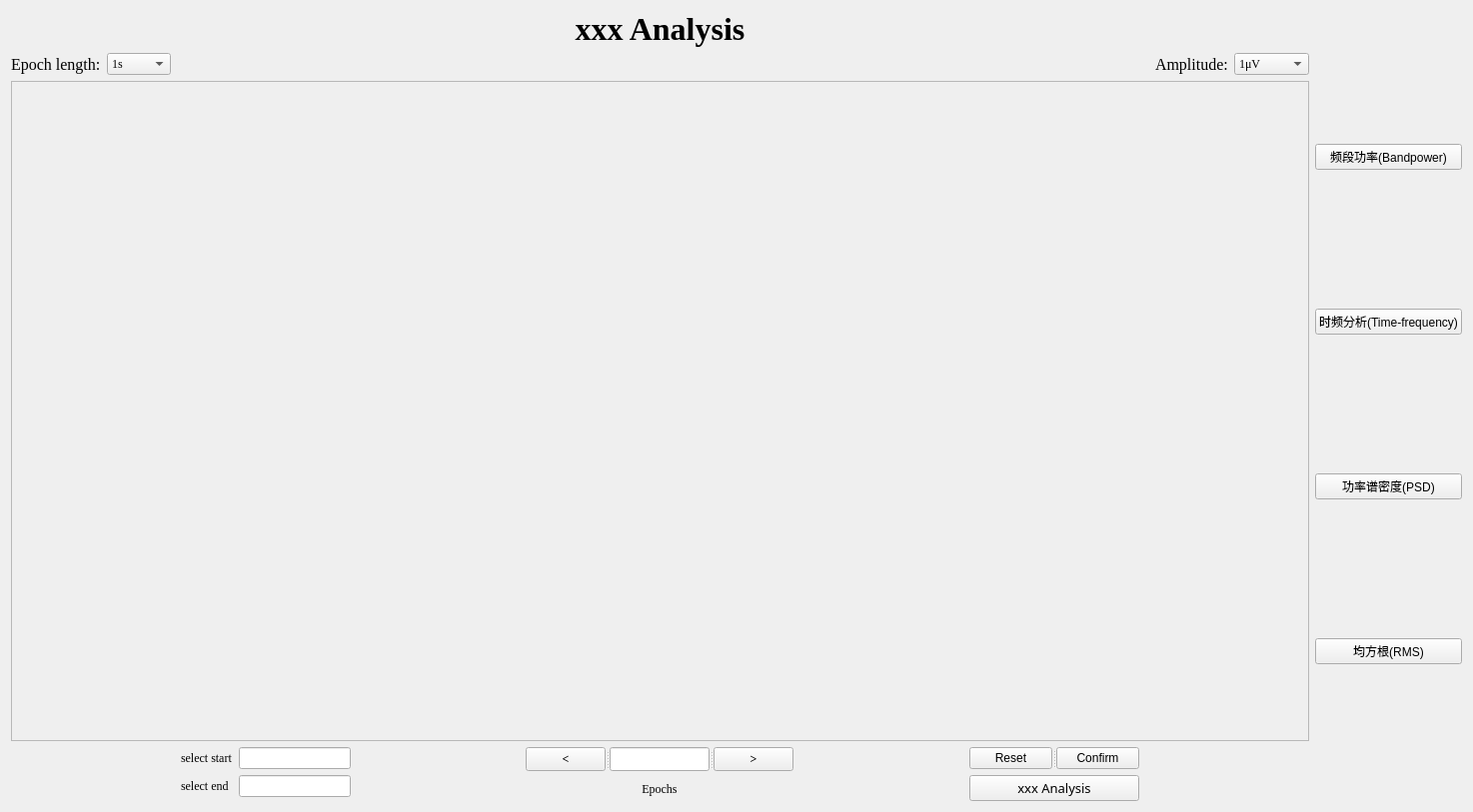
<?xml version="1.0" encoding="UTF-8"?>
<ui version="4.0">
 <class>xxx_analysis</class>
 <widget class="QWidget" name="xxx_analysis">
  <property name="geometry">
   <rect>
    <x>0</x>
    <y>0</y>
    <width>1474</width>
    <height>813</height>
   </rect>
  </property>
  <property name="windowTitle">
   <string>Form</string>
  </property>
  <layout class="QHBoxLayout" name="horizontalLayout_3">
   <item>
    <layout class="QVBoxLayout" name="verticalLayout_3">
     <item>
      <widget class="QLabel" name="label">
       <property name="font">
        <font>
         <family>Times New Roman</family>
         <pointsize>24</pointsize>
         <weight>75</weight>
         <bold>true</bold>
        </font>
       </property>
       <property name="layoutDirection">
        <enum>Qt::LeftToRight</enum>
       </property>
       <property name="text">
        <string>xxx Analysis</string>
       </property>
       <property name="alignment">
        <set>Qt::AlignCenter</set>
       </property>
      </widget>
     </item>
     <item>
      <layout class="QHBoxLayout" name="horizontalLayout_2">
       <item>
        <widget class="QLabel" name="label_1">
         <property name="font">
          <font>
           <family>Times New Roman</family>
           <pointsize>12</pointsize>
          </font>
         </property>
         <property name="text">
          <string>Epoch length:</string>
         </property>
        </widget>
       </item>
       <item>
        <widget class="QComboBox" name="comboBox_1">
         <property name="font">
          <font>
           <family>Times New Roman</family>
          </font>
         </property>
         <item>
          <property name="text">
           <string>1s</string>
          </property>
         </item>
         <item>
          <property name="text">
           <string>5s</string>
          </property>
         </item>
         <item>
          <property name="text">
           <string>30s</string>
          </property>
         </item>
         <item>
          <property name="text">
           <string>60s</string>
          </property>
         </item>
         <item>
          <property name="text">
           <string>3min</string>
          </property>
         </item>
         <item>
          <property name="text">
           <string>15min</string>
          </property>
         </item>
         <item>
          <property name="text">
           <string>60min</string>
          </property>
         </item>
         <item>
          <property name="text">
           <string>12hour</string>
          </property>
         </item>
         <item>
          <property name="text">
           <string>24hour</string>
          </property>
         </item>
        </widget>
       </item>
       <item>
        <spacer name="horizontalSpacer">
         <property name="orientation">
          <enum>Qt::Horizontal</enum>
         </property>
         <property name="sizeHint" stdset="0">
          <size>
           <width>40</width>
           <height>20</height>
          </size>
         </property>
        </spacer>
       </item>
       <item>
        <widget class="QLabel" name="label_2">
         <property name="font">
          <font>
           <family>Times New Roman</family>
           <pointsize>12</pointsize>
          </font>
         </property>
         <property name="text">
          <string>Amplitude:</string>
         </property>
        </widget>
       </item>
       <item>
        <widget class="QComboBox" name="comboBox_2">
         <property name="font">
          <font>
           <family>Times New Roman</family>
          </font>
         </property>
         <item>
          <property name="text">
           <string>1μV</string>
          </property>
         </item>
         <item>
          <property name="text">
           <string>10μV</string>
          </property>
         </item>
         <item>
          <property name="text">
           <string>50μV</string>
          </property>
         </item>
         <item>
          <property name="text">
           <string>100μV</string>
          </property>
         </item>
         <item>
          <property name="text">
           <string>200μV</string>
          </property>
         </item>
         <item>
          <property name="text">
           <string>500μV</string>
          </property>
         </item>
         <item>
          <property name="text">
           <string>1000μV</string>
          </property>
         </item>
         <item>
          <property name="text">
           <string>2000μV</string>
          </property>
         </item>
         <item>
          <property name="text">
           <string>5000μV</string>
          </property>
         </item>
        <item>
          <property name="text">
           <string>7000μV</string>
          </property>
         </item>
        <item>
          <property name="text">
           <string>10000μV</string>
          </property>
         </item>
        </widget>
       </item>
      </layout>
     </item>
     <item>
      <widget class="QScrollArea" name="scrollArea">
       <property name="widgetResizable">
        <bool>true</bool>
       </property>
       <widget class="QWidget" name="scrollAreaWidgetContents">
        <property name="geometry">
         <rect>
          <x>0</x>
          <y>0</y>
          <width>1292</width>
          <height>656</height>
         </rect>
        </property>
       </widget>
      </widget>
     </item>
     <item>
      <layout class="QHBoxLayout" name="horizontalLayout">
       <item>
        <spacer name="horizontalSpacer_2">
         <property name="orientation">
          <enum>Qt::Horizontal</enum>
         </property>
         <property name="sizeHint" stdset="0">
          <size>
           <width>40</width>
           <height>20</height>
          </size>
         </property>
        </spacer>
       </item>
       <item>
        <layout class="QFormLayout" name="formLayout">
         <item row="0" column="0">
          <widget class="QLabel" name="label_4">
           <property name="font">
            <font>
             <family>Times New Roman</family>
            </font>
           </property>
           <property name="text">
            <string>select start</string>
           </property>
          </widget>
         </item>
         <item row="0" column="1">
          <widget class="QLineEdit" name="lineEdit"/>
         </item>
         <item row="1" column="0">
          <widget class="QLabel" name="label_5">
           <property name="font">
            <font>
             <family>Times New Roman</family>
            </font>
           </property>
           <property name="text">
            <string>select end</string>
           </property>
          </widget>
         </item>
         <item row="1" column="1">
          <widget class="QLineEdit" name="lineEdit_2"/>
         </item>
        </layout>
       </item>
       <item>
        <spacer name="horizontalSpacer_3">
         <property name="orientation">
          <enum>Qt::Horizontal</enum>
         </property>
         <property name="sizeHint" stdset="0">
          <size>
           <width>40</width>
           <height>20</height>
          </size>
         </property>
        </spacer>
       </item>
       <item>
        <layout class="QVBoxLayout" name="verticalLayout">
         <item>
          <widget class="QSplitter" name="splitter">
           <property name="orientation">
            <enum>Qt::Horizontal</enum>
           </property>
           <widget class="QPushButton" name="previousButton">
            <property name="font">
             <font>
              <family>Times New Roman</family>
              <weight>75</weight>
              <bold>true</bold>
             </font>
            </property>
            <property name="text">
             <string>&lt;</string>
            </property>
           </widget>
           <widget class="QLineEdit" name="pageLineEdit">
            <property name="text">
             <string/>
            </property>
            <property name="alignment">
             <set>Qt::AlignCenter</set>
            </property>
            <property name="dragEnabled">
             <bool>false</bool>
            </property>
           </widget>
           <widget class="QPushButton" name="nextButton">
            <property name="font">
             <font>
              <family>Times New Roman</family>
              <weight>75</weight>
              <bold>true</bold>
             </font>
            </property>
            <property name="text">
             <string>&gt;</string>
            </property>
           </widget>
          </widget>
         </item>
         <item>
          <widget class="QLabel" name="label_3">
           <property name="font">
            <font>
             <family>Times New Roman</family>
            </font>
           </property>
           <property name="text">
            <string>Epochs</string>
           </property>
           <property name="alignment">
            <set>Qt::AlignCenter</set>
           </property>
          </widget>
         </item>
        </layout>
       </item>
       <item>
        <spacer name="horizontalSpacer_4">
         <property name="orientation">
          <enum>Qt::Horizontal</enum>
         </property>
         <property name="sizeHint" stdset="0">
          <size>
           <width>40</width>
           <height>20</height>
          </size>
         </property>
        </spacer>
       </item>
       <item>
        <layout class="QVBoxLayout" name="verticalLayout_2">
         <item>
          <widget class="QSplitter" name="splitter_2">
           <property name="orientation">
            <enum>Qt::Horizontal</enum>
           </property>
           <widget class="QPushButton" name="pushButton_Reject">
            <property name="text">
             <string>Reset</string>
            </property>
           </widget>
           <widget class="QPushButton" name="pushButton_Confirm">
            <property name="text">
             <string>Confirm</string>
            </property>
           </widget>
          </widget>
         </item>
         <item>
          <widget class="QPushButton" name="pushButton_1">
           <property name="font">
            <font>
             <family>微软雅黑</family>
             <pointsize>10</pointsize>
            </font>
           </property>
           <property name="text">
            <string>xxx Analysis</string>
           </property>
          </widget>
         </item>
        </layout>
       </item>
       <item>
        <spacer name="horizontalSpacer_5">
         <property name="orientation">
          <enum>Qt::Horizontal</enum>
         </property>
         <property name="sizeHint" stdset="0">
          <size>
           <width>40</width>
           <height>20</height>
          </size>
         </property>
        </spacer>
       </item>
      </layout>
     </item>
    </layout>
   </item>
   <item>
    <layout class="QVBoxLayout" name="verticalLayout_4">
     <item>
      <widget class="QPushButton" name="pushButton">
       <property name="text">
        <string>频段功率(Bandpower)</string>
       </property>
      </widget>
     </item>
     <item>
      <widget class="QPushButton" name="pushButton_2">
       <property name="text">
        <string>时频分析(Time-frequency)</string>
       </property>
      </widget>
     </item>
     <item>
      <widget class="QPushButton" name="pushButton_3">
       <property name="text">
        <string>功率谱密度(PSD)</string>
       </property>
      </widget>
     </item>
     <item>
      <widget class="QPushButton" name="pushButton_4">
       <property name="text">
        <string>均方根(RMS)</string>
       </property>
      </widget>
     </item>
    </layout>
   </item>
  </layout>
 </widget>
 <resources/>
 <connections/>
</ui>
